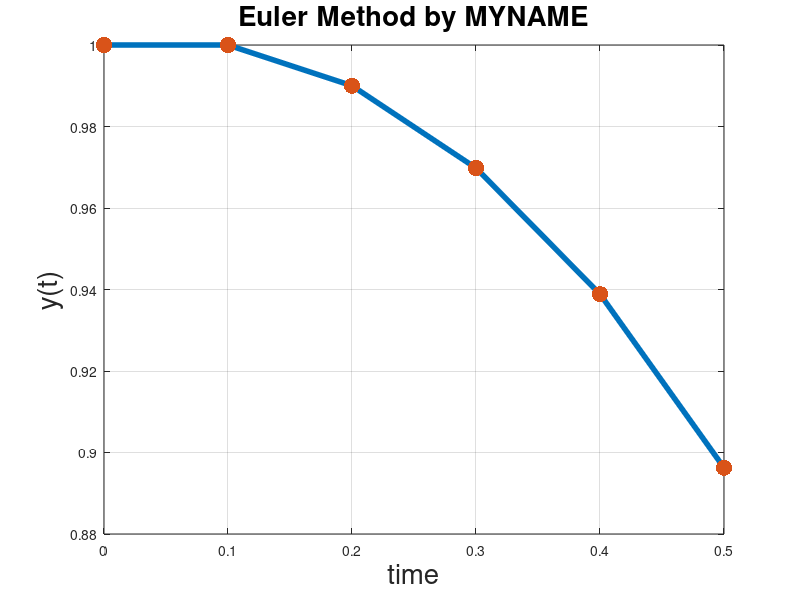

Here is the MATLAB script that generated this plot:
function Euler

  clear t;                        % Clears old time steps and
  clear y;                        % y values from previous runs
  
  tmin=0;                        % Initial time
  tmax=1/2;                      % Final time
  dt = 0.1;                      % what is this line doing?
  
  IC=1;                          % define the initial condition for the problem

  t = tmin : dt : tmax;          % what does this line do?
  y = zeros(size(t));            % what does this line do?
  y(1) = IC;                     % what does this line do?

  for n=1:length(t) - 1          % what does this line do?
    y(n+1)=y(n)+dt*f(t(n),y(n)); % Calls the function f(t,y)=dy/dt
  end


  disp('t='); disp(t);
  disp('y='); disp(y);
  disp(['y(',num2str(t(end)),') = ',num2str(y(end))]);

  figure(1); clf;        
  plot(t,y,'linewidth',4,t,y,'.','markersize',35);
  grid on;
  xlabel('time','fontsize',20);
  ylabel('y(t)','fontsize',20);
  title(['Euler Method by MYNAME'],'fontsize',20); % Include your own name
end


function f = f(t,y)
  f = -t./y;                     % Notice the . before /
end